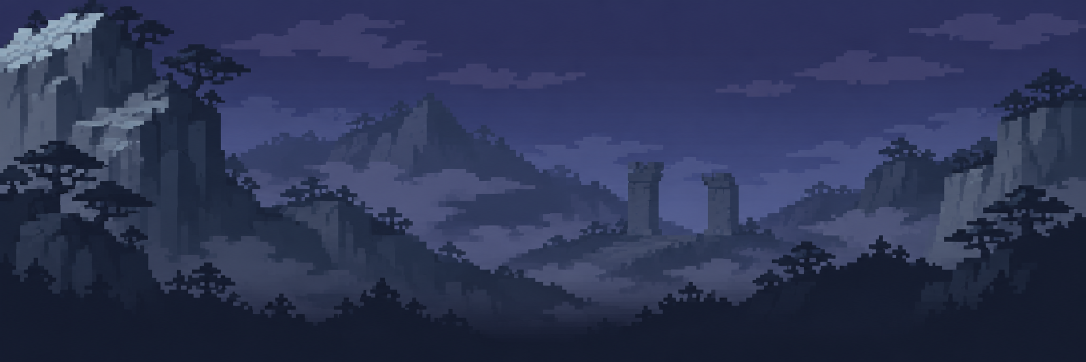
#> input picture BladeOath/art/raw/far_gate_t1.png, 2172 x 724 px (shown at 1/2 size); its folder holds 5 pictures in this run
$ python scenery.py
#> lines starting #> are read from the running program, lines starting #| are printed output that depends on the picture
"""Build the v5 scenery from art/raw (run after scenes.py + picanywhere; see art/raw/LOG.md).

  far_<stage>_t1.png  -> game/src/assets/scene/far_<stage>.png   whole picture, FAR_H px tall (the sky above the floor)
  near_<stage>_t1.png -> game/src/assets/scene/near_<stage>.png  the wall band -> WALL_H px, the floor -> FLOOR_H px
  props_v5_t1.png     -> game/src/assets/scene/props.png + props.json (7 cutouts, bottom-centre anchors)

Each strip is box-downscaled to its pixel size and reduced to <= 48 colours (PNG-8). The game tiles a strip by mirroring
every other copy (render/world.js), so the edges always meet.
Where each near picture's wall and floor start was read off the picture by eye (fractions of its height, NEAR_CUT).
"""
import json
from pathlib import Path
from PIL import Image

ART = Path(__file__).resolve().parents[1]
RAW = ART / "raw"
OUT = ART.parent / "game" / "src" / "assets" / "scene"
PREVIEW = ART / "preview"
FAR_H, WALL_H, FLOOR_H = 150, 34, 120          # FLOOR_TOP 150 − 34 = 116 … 270 (96 px band + 24 px front lip)
STAGES = ["gate", "forest", "well", "hall", "cloister", "terrace"]
# (wall top, floor top) as fractions of the near picture's height
NEAR_CUT = {"gate": (0.31, 0.56), "forest": (0.0, 0.36), "well": (0.0, 0.34), "hall": (0.0, 0.34),
            "cloister": (0.29, 0.49), "terrace": (0.43, 0.63)}
PROPS = [("jar", 19), ("crate", 16), ("lamp", 30), ("stele", 30), ("bun", 9), ("pill", 12), ("ore", 9)]   # name, height px


def to8(img, colors=48):
    return img.convert("RGB").quantize(colors=colors, method=Image.Quantize.MEDIANCUT, dither=Image.Dither.NONE)


def band(img, y0, y1, h):
    crop = img.crop((0, round(y0 * img.height), img.width, round(y1 * img.height)))
    return crop.resize((max(1, round(crop.width * h / crop.height)), h), Image.Resampling.BOX)


def chroma(img):
    """RGBA with the green key removed (green-dominant pixels become transparent)."""
    rgba = img.convert("RGBA")
    px = rgba.load()
    for y in range(rgba.height):
        for x in range(rgba.width):
            r, g, b, _ = px[x, y]
            if g > 150 and g > r * 1.5 and g > b * 1.5:
                px[x, y] = (0, 0, 0, 0)
    return rgba


def blobs(rgba):
    """Bounding boxes of the opaque objects, left to right (column runs separated by empty columns)."""
    a = rgba.getchannel("A")
    cols = [any(a.getpixel((x, y)) for y in range(0, a.height, 2)) for x in range(a.width)]
    boxes, start = [], None
    for x, on in enumerate(cols + [False]):
        if on and start is None: start = x
        if not on and start is not None:
            if x - start > 12: boxes.append((start, x))
            start = None
    out = []
    for x0, x1 in boxes:
        sub = a.crop((x0, 0, x1, a.height)).getbbox()
        out.append((x0, sub[1], x1, sub[3]))
    return out


def main():
    OUT.mkdir(parents=True, exist_ok=True)
    PREVIEW.mkdir(exist_ok=True)
    sizes = {}
    for sid in STAGES:
        far = Image.open(RAW / f"far_{sid}_t1.png")
#> far is the input picture: PIL image 2172x724 RGB; mean R, G, B 45.7, 53.4, 85
        f = to8(far.resize((round(far.width * FAR_H / far.height), FAR_H), Image.Resampling.BOX))
#> in to8, `return img.convert("RGB").quantize(colors=colors, method=Image.Quantiz..`:
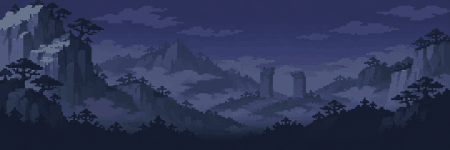
#> returned value: PIL image 450x150 P; mean R, G, B 45.2, 52.9, 85
        f.save(OUT / f"far_{sid}.png", optimize=True)
#> (the run stopped early here; a loop or call above may not have finished)
